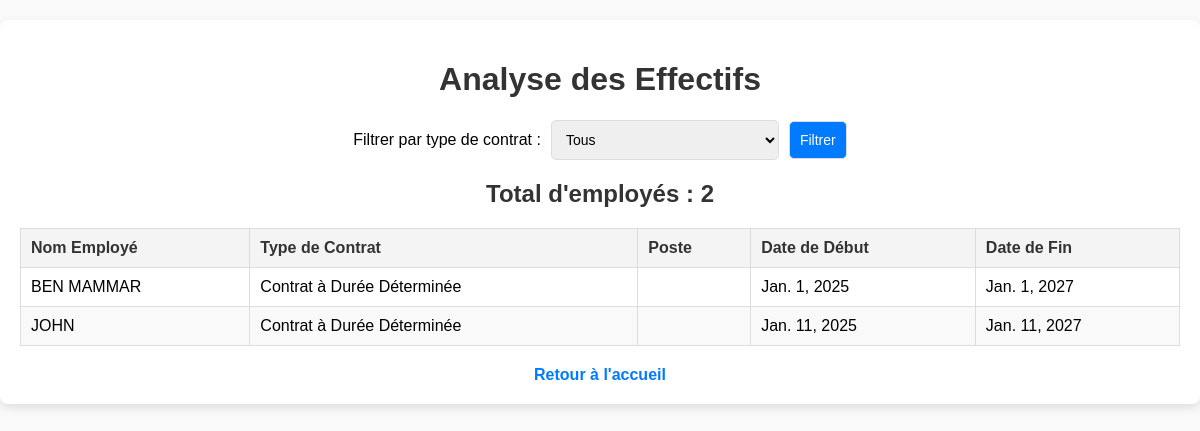
/analyse_effectifs/, run on the app's committed database.
### app1/models.py (models this page shows, shortened)
class Contrat(models.Model):
    employe = models.ForeignKey('Employe', on_delete=models.CASCADE)  # 'Employe' doit être défini dans le projet.
    type_contrat = models.CharField(max_length=50)  # Exemple : "CDI", "CDD", "Stage"
    date_debut = models.DateField()
    date_fin = models.DateField(null=True, blank=True)
    periode_essai = models.BooleanField(default=False)
    renouvellement = models.BooleanField(default=False)
    salaire_mensuel = models.DecimalField(max_digits=10, decimal_places=2, null=True, blank=True)
    salaire_quotidien = models.DecimalField(max_digits=10, decimal_places=2, null=True, blank=True)
    archived = models.BooleanField(default=False)
    TYPE_CHOICES = [
    ('CDI', 'Contrat à Durée Indéterminée'),
    ('CDD', 'Contrat à Durée Déterminée'),
    ('Stage', 'Stage'),
    ('Autre', 'Autre'),
]
    type_contrat = models.CharField(max_length=50, choices=TYPE_CHOICES)

class Employe(models.Model):
    HOMME = 'H'
    FEMME = 'F'
    SEXE_CHOICES = [
        (HOMME, 'Homme'),
        (FEMME, 'Femme'),
    ]
    nom = models.CharField(max_length=100, verbose_name="Nom")
    prenom = models.CharField(max_length=100, verbose_name="Prénom")
    date_naissance = models.DateField(verbose_name="Date de naissance")
    date_embauche = models.DateField(verbose_name="Date d'embauche")
    adresse = models.TextField(verbose_name="Adresse")
    service = models.ForeignKey(
        'Service',
        on_delete=models.SET_NULL,
        null=True,
        blank=True,
        verbose_name="Service"
    )
    competences = models.TextField(verbose_name="Compétences", blank=True)
    historique_professionnel = models.TextField(verbose_name="Historique professionnel", blank=True)
    sexe = models.CharField(
        max_length=1,
        choices=SEXE_CHOICES,
        verbose_name="Sexe",
        default=HOMME,  # Par défaut, l'employé est masculin
    )
    class Meta:
        verbose_name = "Employé"
        verbose_name_plural = "Employés"
        ordering = ['nom', 'prenom']  # Tri par nom puis prénom

### app1/views/analyse_views.py (the view)
# urls.py: path('analyse_effectifs/', analyse_views.analyse_effectifs, name='analyse_effectifs'),
def analyse_effectifs(request):
    contrat_filtre = request.GET.get('type_contrat', '')
    if contrat_filtre:
        contrats = Contrat.objects.filter(type_contrat=contrat_filtre)
    else:
        contrats = Contrat.objects.all()
    total_employes = contrats.values('employe').distinct().count()
    types_contrat = Contrat._meta.get_field('type_contrat').choices
    context = {
        'contrats': contrats,
        'total_employes': total_employes,
        'contrat_filtre': contrat_filtre,
        'types_contrat': types_contrat,
    }
    return render(request, 'analyse_templates/analyse_effectifs.html', context)

### app1/templates/analyse_templates/analyse_effectifs.html (shortened to what this page needs)
<!DOCTYPE html>
<html lang="fr">
<head>
</head>
<body>
    <div class="container">
        <h1>Analyse des Effectifs</h1>
        <form method="get">
            <label for="type_contrat">Filtrer par type de contrat :</label>
            <select name="type_contrat" id="type_contrat">
                <option value="">Tous</option>
            </select>
            <button type="submit">Filtrer</button>
        </form>
        <h2>Total d'employés : {{ total_employes }}</h2>
        {% if contrats %}
        <table>
            <thead>
                <tr>
                    <th>Nom Employé</th>
                    <th>Type de Contrat</th>
                    <th>Poste</th>
                    <th>Date de Début</th>
                    <th>Date de Fin</th>
                </tr>
            </thead>
            <tbody>
                {% for contrat in contrats %}
                    <tr>
                        <td>{{ contrat.employe.nom }}</td>
                        <td>{{ contrat.get_type_contrat_display }}</td>
                        <td>{{ contrat.poste }}</td>
                        <td>{{ contrat.date_debut }}</td>
                        <td>{{ contrat.date_fin|default:"N/A" }}</td>
                    </tr>
                {% endfor %}
            </tbody>
        </table>
        {% else %}
        <p class="no-data">Aucun contrat trouvé pour ce type de contrat.</p>
        {% endif %}
        <div class="back-home">
            <a href="{% url 'gestion_analyse' %}">Retour à l'accueil</a>
          </div>
    </div>
</body>
</html>

### app1/templates/analyse_templates/analyse_effectifs.html (style rules this page uses)
body { font-family: Arial, sans-serif; margin: 0; padding: 0; background-color: #f9f9f9; }
.container { max-width: 1200px; margin: 20px auto; padding: 20px; background-color: #ffffff; border-radius: 8px; box-shadow: 0 4px 8px rgba(0, 0, 0, 0.1); }
h1, h2 { text-align: center; color: #333; }
form { display: flex; justify-content: center; align-items: center; gap: 10px; margin-bottom: 20px; }
select, button { padding: 10px; font-size: 14px; border: 1px solid #ddd; border-radius: 5px; }
button { background-color: #007bff; color: white; cursor: pointer; transition: background-color 0.3s ease; }
table { width: 100%; border-collapse: collapse; margin: 20px 0; }
table th, table td { border: 1px solid #ddd; padding: 10px; text-align: left; }
table th { background-color: #f4f4f4; color: #333; font-weight: bold; }
table tr:nth-child(even) { background-color: #f9f9f9; }
.back-home { margin-top: 20px; text-align: center; }
.back-home a { text-decoration: none; color: #007bff; font-weight: bold; transition: color 0.3s ease; }

### data on the page
Contrat: employe.nom "BEN MAMMAR", type_contrat "Contrat à Durée Déterminée", date_debut "Jan. 1, 2025", date_fin "Jan. 1, 2027"
Contrat: employe.nom "JOHN", type_contrat "Contrat à Durée Déterminée", date_debut "Jan. 11, 2025", date_fin "Jan. 11, 2027"

### other printed values
{{ total_employes }} "2"
